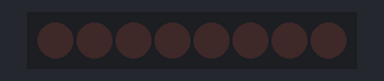
This sketch was run on a simulated Arduino Uno, built with avr-gcc and run on an emulated ATmega328P. On the bench: 8 shift-register outputs drawn as a row of LEDs (first output left, lit = HIGH). Wiring (inferred from the names in the program): shift register (74HC595): data pin 11; shift clock pin 10; latch pin 9. Wiring (inferred from the signals the program sends): row of LEDs: on Q0, Q1, Q2, Q3, Q4, Q5, Q6, Q7. What the sketch prints to the serial monitor is not drawn.

Above: at 0.2 s.
At 1.4 s:
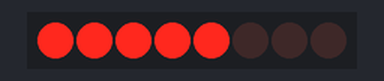
At 2.2 s:
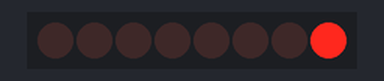
At 4.3 s:
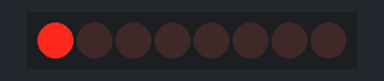
At 6.3 s:
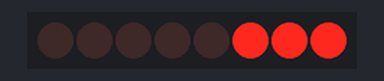
At 8.4 s:
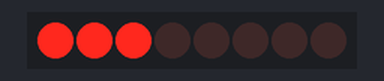
Timing chart, 0 to 8.7 s (numbered marks = the images above):
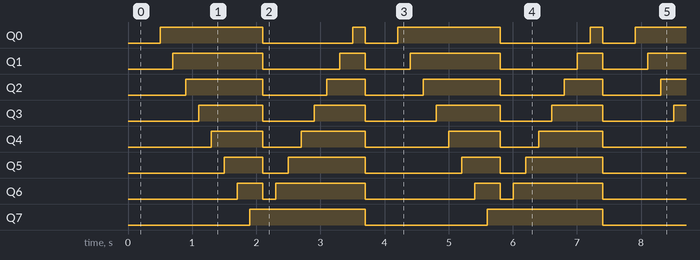

The sketch:

74595LED.ino
```cpp
#include <ShiftRegister74HC595.h>

int latchPin = 9;  // Latch pin (STCP腳位)
int clockPin = 10; // Clock pin (SHCP腳位)
int dataPin = 11;  // Data pin (DS腳位)


ShiftRegister74HC595<1> sr(dataPin, clockPin, latchPin);

const int LED_PIN =  12;
byte leds = 0;    // 亮燈的LED數量

void setup()
{
  Serial.begin(115200);
  //74595全關
  sr.setAllLow();
}

void loop()
{
  delay(500);
  int i = 0;
  while(true){
    set74595LED(i, true);
    delay(200);
    Serial.write(i);
    if(i >= 7) break;
    i++;
  }
  set74595All(false);
  int k = 7;
  while(true){
    set74595LED(k, true);
    delay(200);
    Serial.write(k);
    if(k <= 0) break;
    k--;
  }
  set74595All(false);
}

// 設置74595 LED單個
// 引數:
//  - pin(int) 74595腳位
//  - high(bool) 開/關
void set74595LED(int pin, bool high) {
  sr.set(pin, high);
  if(!high) {
    pin = 8 + pin;
  }
  Serial.write(pin);
}

// 設置74595 LED全部
// 引數:
//  - high(bool) 設置全開/關
void set74595All(bool high) {
  if(high) {
    sr.setAllHigh();
    Serial.write(0);
    Serial.write(1);
    Serial.write(2);
    Serial.write(3);
    Serial.write(4);
    Serial.write(5);
    Serial.write(6);
    Serial.write(7);
  }else{
    sr.setAllLow();
    Serial.write(8);
    Serial.write(9);
    Serial.write(10);
    Serial.write(11);
    Serial.write(12);
    Serial.write(13);
    Serial.write(14);
    Serial.write(15);
  }
}
```

Measured:
- by itself, Q0: repeats every 3.7 s: LOW 1.4 s, HIGH 0.20 s, LOW 0.50 s, HIGH 1.6 s
- by itself, Q1: repeats every 3.7 s: LOW 1.2 s, HIGH 0.40 s, LOW 0.70 s, HIGH 1.4 s
- by itself, Q2: repeats every 3.7 s: LOW 1.0 s, HIGH 0.60 s, LOW 0.90 s, HIGH 1.2 s
- by itself, Q3: repeats every 3.7 s: LOW 0.80 s, HIGH 0.80 s, LOW 1.1 s, HIGH 1.0 s
- by itself, Q4: repeats every 3.7 s: LOW 0.60 s, HIGH 1.0 s, LOW 1.3 s, HIGH 0.80 s
- by itself, Q5: repeats every 3.7 s: LOW 0.40 s, HIGH 1.2 s, LOW 1.5 s, HIGH 0.60 s
- by itself, Q6: repeats every 3.7 s: LOW 0.20 s, HIGH 1.4 s, LOW 1.7 s, HIGH 0.40 s
- by itself, Q7: alternates HIGH for 1.8 s and LOW for 1.9 s
